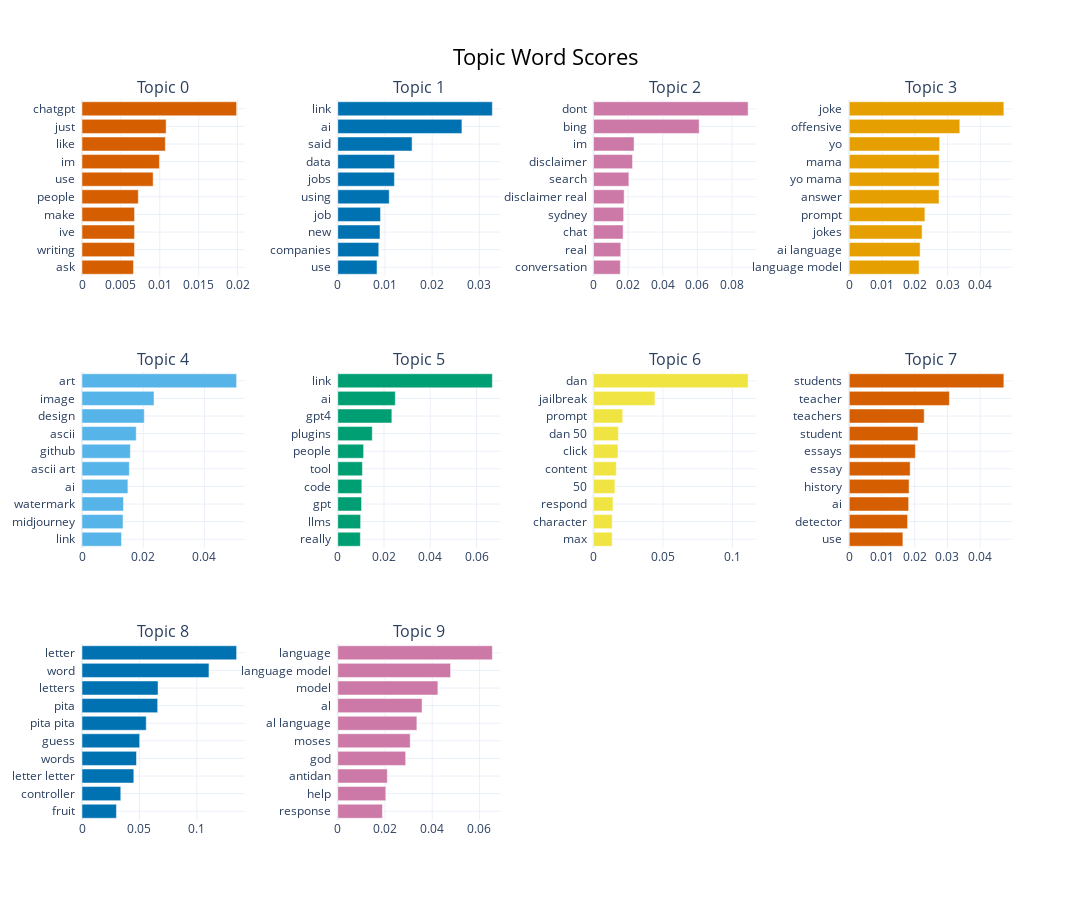

The notebook cell this image was saved under:
### Markdown cell above
### Graphs and further visualization of the topic results

### Code cell
#Visualzing the most common words per topic, for the first 10 topics
print('Barchart of most common words per topic')
model.visualize_barchart(n_words=10, top_n_topics=10, width=300, height=300)

### Figure 1 — Plotly figure (JSON) as saved in the notebook; plotly's stock layout.template omitted (floating-point values rounded to 4 significant figures)
{"data": [{"marker": {"color": "#D55E00"}, "orientation": "h", "type": "bar", "x": [0.006619, 0.006747, 0.006755, 0.006759, 0.007238, 0.009147, 0.009956, 0.01071, 0.01082, 0.01988], "xaxis": "x", "y": ["ask  ", "writing  ", "ive  ", "make  ", "people  ", "use  ", "im  ", "like  ", "just  ", "chatgpt  "], "yaxis": "y"}, {"marker": {"color": "#0072B2"}, "orientation": "h", "type": "bar", "x": [0.008319, 0.008692, 0.008952, 0.009064, 0.01091, 0.012, 0.01205, 0.01575, 0.0263, 0.03276], "xaxis": "x2", "y": ["use  ", "companies  ", "new  ", "job  ", "using  ", "jobs  ", "data  ", "said  ", "ai  ", "link  "], "yaxis": "y2"}, {"marker": {"color": "#CC79A7"}, "orientation": "h", "type": "bar", "x": [0.01549, 0.01576, 0.01711, 0.01741, 0.01769, 0.02043, 0.02254, 0.02343, 0.06102, 0.08929], "xaxis": "x3", "y": ["conversation  ", "real  ", "chat  ", "sydney  ", "disclaimer real  ", "search  ", "disclaimer  ", "im  ", "bing  ", "dont  "], "yaxis": "y3"}, {"marker": {"color": "#E69F00"}, "orientation": "h", "type": "bar", "x": [0.02131, 0.02163, 0.02223, 0.02308, 0.02739, 0.02742, 0.02742, 0.02758, 0.03373, 0.04718], "xaxis": "x4", "y": ["language model  ", "ai language  ", "jokes  ", "prompt  ", "answer  ", "yo mama  ", "mama  ", "yo  ", "offensive  ", "joke  "], "yaxis": "y4"}, {"marker": {"color": "#56B4E9"}, "orientation": "h", "type": "bar", "x": [0.0129, 0.0134, 0.01355, 0.015, 0.01547, 0.0158, 0.01771, 0.02035, 0.02353, 0.05051], "xaxis": "x5", "y": ["link  ", "midjourney  ", "watermark  ", "ai  ", "ascii art  ", "github  ", "ascii  ", "design  ", "image  ", "art  "], "yaxis": "y5"}, {"marker": {"color": "#009E73"}, "orientation": "h", "type": "bar", "x": [0.009775, 0.009889, 0.01029, 0.01042, 0.01067, 0.01118, 0.01493, 0.02339, 0.02488, 0.06685], "xaxis": "x6", "y": ["really  ", "llms  ", "gpt  ", "code  ", "tool  ", "people  ", "plugins  ", "gpt4  ", "ai  ", "link  "], "yaxis": "y6"}, {"marker": {"color": "#F0E442"}, "orientation": "h", "type": "bar", "x": [0.01343, 0.01345, 0.01403, 0.01542, 0.01643, 0.01762, 0.01791, 0.02105, 0.04423, 0.1113], "xaxis": "x7", "y": ["max  ", "character  ", "respond  ", "50  ", "content  ", "click  ", "dan 50  ", "prompt  ", "jailbreak  ", "dan  "], "yaxis": "y7"}, {"marker": {"color": "#D55E00"}, "orientation": "h", "type": "bar", "x": [0.01639, 0.01783, 0.01815, 0.01828, 0.01861, 0.02021, 0.02099, 0.0229, 0.03059, 0.04723], "xaxis": "x8", "y": ["use  ", "detector  ", "ai  ", "history  ", "essay  ", "essays  ", "student  ", "teachers  ", "teacher  ", "students  "], "yaxis": "y8"}, {"marker": {"color": "#0072B2"}, "orientation": "h", "type": "bar", "x": [0.03, 0.03377, 0.04512, 0.04745, 0.05023, 0.05594, 0.0659, 0.06622, 0.1106, 0.1346], "xaxis": "x9", "y": ["fruit  ", "controller  ", "letter letter  ", "words  ", "guess  ", "pita pita  ", "pita  ", "letters  ", "word  ", "letter  "], "yaxis": "y9"}, {"marker": {"color": "#CC79A7"}, "orientation": "h", "type": "bar", "x": [0.01892, 0.02035, 0.02099, 0.02877, 0.03068, 0.03351, 0.0357, 0.0424, 0.04778, 0.06547], "xaxis": "x10", "y": ["response  ", "help  ", "antidan  ", "god  ", "moses  ", "al language  ", "al  ", "model  ", "language model  ", "language  "], "yaxis": "y10"}], "layout": {"annotations": [{"font": {"size": 16}, "showarrow": false, "text": "Topic 0", "x": 0.0875, "xanchor": "center", "xref": "paper", "y": 1, "yanchor": "bottom", "yref": "paper"}, {"font": {"size": 16}, "showarrow": false, "text": "Topic 1", "x": 0.3625, "xanchor": "center", "xref": "paper", "y": 1, "yanchor": "bottom", "yref": "paper"}, {"font": {"size": 16}, "showarrow": false, "text": "Topic 2", "x": 0.6375, "xanchor": "center", "xref": "paper", "y": 1, "yanchor": "bottom", "yref": "paper"}, {"font": {"size": 16}, "showarrow": false, "text": "Topic 3", "x": 0.9125, "xanchor": "center", "xref": "paper", "y": 1, "yanchor": "bottom", "yref": "paper"}, {"font": {"size": 16}, "showarrow": false, "text": "Topic 4", "x": 0.0875, "xanchor": "center", "xref": "paper", "y": 0.6222, "yanchor": "bottom", "yref": "paper"}, {"font": {"size": 16}, "showarrow": false, "text": "Topic 5", "x": 0.3625, "xanchor": "center", "xref": "paper", "y": 0.6222, "yanchor": "bottom", "yref": "paper"}, {"font": {"size": 16}, "showarrow": false, "text": "Topic 6", "x": 0.6375, "xanchor": "center", "xref": "paper", "y": 0.6222, "yanchor": "bottom", "yref": "paper"}, {"font": {"size": 16}, "showarrow": false, "text": "Topic 7", "x": 0.9125, "xanchor": "center", "xref": "paper", "y": 0.6222, "yanchor": "bottom", "yref": "paper"}, {"font": {"size": 16}, "showarrow": false, "text": "Topic 8", "x": 0.0875, "xanchor": "center", "xref": "paper", "y": 0.2444, "yanchor": "bottom", "yref": "paper"}, {"font": {"size": 16}, "showarrow": false, "text": "Topic 9", "x": 0.3625, "xanchor": "center", "xref": "paper", "y": 0.2444, "yanchor": "bottom", "yref": "paper"}], "height": 900, "hoverlabel": {"bgcolor": "white", "font": {"family": "Rockwell", "size": 16}}, "showlegend": false, "title": {"font": {"color": "Black", "size": 22}, "text": "Topic Word Scores", "x": 0.5, "xanchor": "center", "yanchor": "top"}, "width": 1200, "xaxis": {"anchor": "y", "domain": [0, 0.175], "showgrid": true}, "xaxis10": {"anchor": "y10", "domain": [0.275, 0.45], "showgrid": true}, "xaxis11": {"anchor": "y11", "domain": [0.55, 0.725], "showgrid": true}, "xaxis12": {"anchor": "y12", "domain": [0.825, 1], "showgrid": true}, "xaxis2": {"anchor": "y2", "domain": [0.275, 0.45], "showgrid": true}, "xaxis3": {"anchor": "y3", "domain": [0.55, 0.725], "showgrid": true}, "xaxis4": {"anchor": "y4", "domain": [0.825, 1], "showgrid": true}, "xaxis5": {"anchor": "y5", "domain": [0, 0.175], "showgrid": true}, "xaxis6": {"anchor": "y6", "domain": [0.275, 0.45], "showgrid": true}, "xaxis7": {"anchor": "y7", "domain": [0.55, 0.725], "showgrid": true}, "xaxis8": {"anchor": "y8", "domain": [0.825, 1], "showgrid": true}, "xaxis9": {"anchor": "y9", "domain": [0, 0.175], "showgrid": true}, "yaxis": {"anchor": "x", "domain": [0.7556, 1], "showgrid": true}, "yaxis10": {"anchor": "x10", "domain": [0, 0.2444], "showgrid": true}, "yaxis11": {"anchor": "x11", "domain": [0, 0.2444], "showgrid": true}, "yaxis12": {"anchor": "x12", "domain": [0, 0.2444], "showgrid": true}, "yaxis2": {"anchor": "x2", "domain": [0.7556, 1], "showgrid": true}, "yaxis3": {"anchor": "x3", "domain": [0.7556, 1], "showgrid": true}, "yaxis4": {"anchor": "x4", "domain": [0.7556, 1], "showgrid": true}, "yaxis5": {"anchor": "x5", "domain": [0.3778, 0.6222], "showgrid": true}, "yaxis6": {"anchor": "x6", "domain": [0.3778, 0.6222], "showgrid": true}, "yaxis7": {"anchor": "x7", "domain": [0.3778, 0.6222], "showgrid": true}, "yaxis8": {"anchor": "x8", "domain": [0.3778, 0.6222], "showgrid": true}, "yaxis9": {"anchor": "x9", "domain": [0, 0.2444], "showgrid": true}}}
